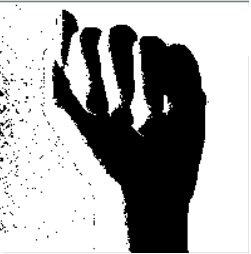
#> input picture ASL/signs/a.jpg, 251 x 254 px, found by its file name; its folder holds only this picture in this run
$ jupyter execute --allow-errors Test4.ipynb   (shell and % lines are left out)   (older library calls are emulated)
#> lines starting #> are read from the running program, lines starting #| are printed output that depends on the picture; after the words box and inside, x2 and y2 are one past the last pixel; in counts of white or black regions, pixels touching at a corner belong together
[cell 1]
import pickle as cPickle
import gzip

import numpy as np
%pylab inline
import matplotlib.pyplot as pl

from PIL import Image
import PIL.ImageOps

[cell 2]
dirPath = 'ASL/signs/'
import os
signs = ''
trainingX = []
trainingY = []
training = []
for f in os.listdir(dirPath):
    fname = dirPath+f
    base=os.path.basename(fname)
    sign = os.path.splitext(base)[0]

    im = Image.open(fname)
#> im is the input picture: PIL image 251x254 RGB; mean R, G, B 169.5, 169.5, 169.6
    im = PIL.ImageOps.invert(im)
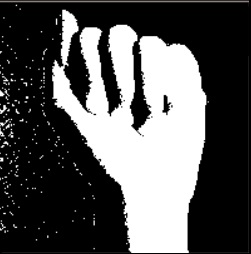
#> im: PIL image 251x254 RGB; mean R, G, B 85.5, 85.5, 85.4
    im = im.convert('1')
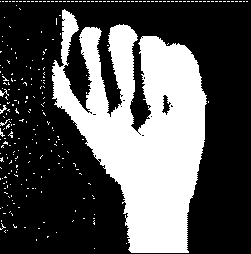
#> im: PIL image 251x254 1; 33.4% white; 260 white regions (257 under 20 px), largest, box (x1, y1, x2, y2) and area: (52, 9, 207, 253) 20513, (0, 89, 9, 97) 28, (0, 105, 7, 114) 25
    im = im.crop((0, 0, 250, 250))
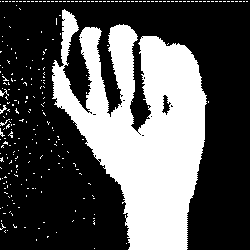
#> im: PIL image 250x250 1; 33.8% white; 260 white regions (257 under 20 px), largest, box (x1, y1, x2, y2) and area: (52, 9, 207, 250) 20337, (0, 89, 9, 97) 28, (0, 105, 7, 114) 25
#    im = im.resize((100,100),Image.ANTIALIAS)
    (width, height) = im.size
#> width = 250; height = 250
    # print(im.size)
    imgB = np.asarray(im).reshape(-1)
    #imgB
    #pl.imshow(imgB,cmap='Greys')
    trainingX.append(imgB)
    trainingY.append(sign)
#     training.append((np.array(sign),np.array(imgB)))
    signs += sign
    pass
signs = sorted(signs)
# print(signs)
# print(len(signs))
#> (the rest of this cell did not finish here and is left out)

#> (a cell that did not finish here is left out)

[cell 4]
# [12 lines left out: function load_data, not called in this run]

[cell 5]
# [4 lines left out: function vectorized_result, not called in this run]

[cell 6]
# [14 lines left out: function load_data_wrapper, not called in this run]

[cell 7]
# training, validation, test=load_data_wrapper()

[cell 8]
#trd = list(training)

[cell 9]
# [8 lines of commented-out code are left out]

[cell 10]
# [13 lines left out: function vectorized_result, not called in this run]

#> (a cell that did not finish here is left out)

[cell 12]
# [6 lines of commented-out code are left out]

[cell 13]
#testInput = np.arange(-6,6,0.01)
#plot(testInput, sigmoid(testInput), linewidth= 2)
#grid(1)

[cell 14]
#net = Neural_Network()

[cell 15]
#net.forward(X)

[cell 16]
class Neural_Network(object):
    def __init__(self):
        #Define Hyperparameters
        self.inputLayerSize = 250*250
#> self.inputLayerSize = 62500
        self.outputLayerSize = 26
        self.hiddenLayerSize = 20

        #Weights (parameters)
        self.W1 = np.random.randn(self.inputLayerSize,self.hiddenLayerSize)
        self.W2 = np.random.randn(self.hiddenLayerSize,self.outputLayerSize)
        # print (self.W1.shape,self.W2.shape)

    # [8 lines left out: function forward, not called in this run]

    def sigmoid(self, z):
        #Apply sigmoid activation function to scalar, vector, or matrix
        return 1/(1+np.exp(-z))

    def sigmoidPrime(self,z):
        #Gradient of sigmoid
        return np.exp(-z)/((1+np.exp(-z))**2)

    # [49 lines left out: functions costFunction, costFunctionPrime, getParams, setParams, not called in this run]

    def computeGradients(self, X, y):
        dJdW1, dJdW2 = self.costFunctionPrime(X, y)
        return np.concatenate((dJdW1.ravel(), dJdW2.ravel()))

[cell 17]
NN = Neural_Network()

#> (a cell that did not finish here is left out)

#> (a cell that did not finish here is left out)

#> (a cell that did not finish here is left out)

#> (a cell that did not finish here is left out)

[cell 22]
costarr=[]
#> (the rest of this cell did not finish here and is left out)

#> (a cell that did not finish here is left out)

[cell 24]
plot(costarr)
grid(1)
xlabel('Iterations')
ylabel('Cost')
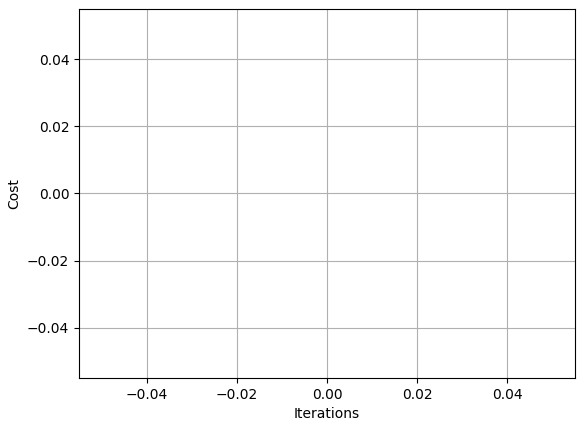
#> figure drawn by matplotlib, 1 panel

$ run again, on ASL/signs/e.jpg
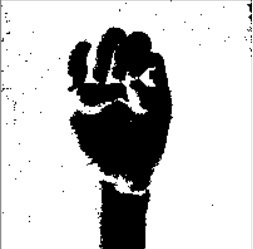
#> input picture ASL/signs/e.jpg, 253 x 249 px, found by its file name
#> im is the input picture: PIL image 253x249 RGB; min 0, max 255, mean 196.7
#> `im = im.convert('1')`:
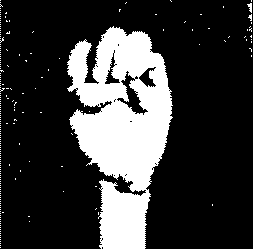
#> im: PIL image 253x249 1; 22.8% white; 195 white regions (193 under 20 px), largest, box (x1, y1, x2, y2) and area: (67, 26, 173, 249) 13987, (247, 3, 252, 13) 28
#> `im = im.crop((0, 0, 250, 250))`:
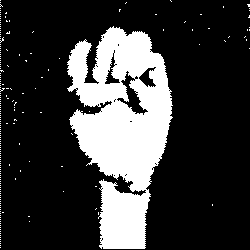
#> im: PIL image 250x250 1; 22.8% white; 191 white regions (190 under 20 px), largest, box (x1, y1, x2, y2) and area: (67, 26, 173, 249) 13987
#> self.inputLayerSize = 62500

$ run again, on ASL/signs/f.jpg
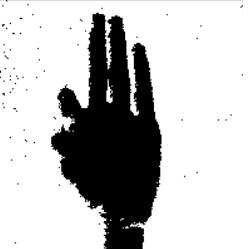
#> input picture ASL/signs/f.jpg, 251 x 249 px, found by its file name
#> im is the input picture: PIL image 251x249 RGB; min 0, max 255, mean 191.9
#> `im = im.convert('1')`:
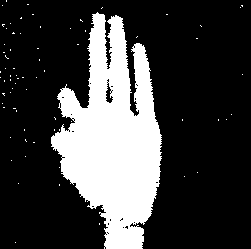
#> im: PIL image 251x249 1; 24.7% white; 72 white regions (71 under 20 px), largest, box (x1, y1, x2, y2) and area: (51, 12, 162, 249) 15278
#> `im = im.crop((0, 0, 250, 250))`:
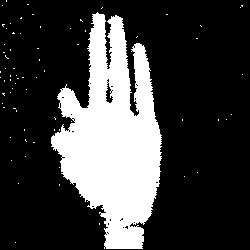
#> im: PIL image 250x250 1; 24.7% white; 72 white regions (71 under 20 px), largest, box (x1, y1, x2, y2) and area: (51, 12, 162, 249) 15278
#> self.inputLayerSize = 62500

$ run again, on ASL/signs/g.jpg
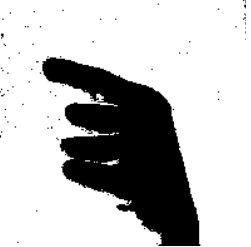
#> input picture ASL/signs/g.jpg, 251 x 247 px, found by its file name
#> im is the input picture: PIL image 251x247 RGB; min 0, max 255, mean 190.3
#> `im = im.convert('1')`:
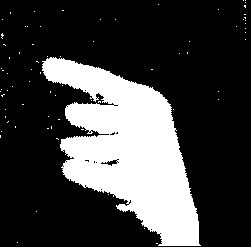
#> im: PIL image 251x247 1; 25.3% white; 75 white regions (74 under 20 px), largest, box (x1, y1, x2, y2) and area: (42, 57, 201, 246) 15581
#> `im = im.crop((0, 0, 250, 250))`:
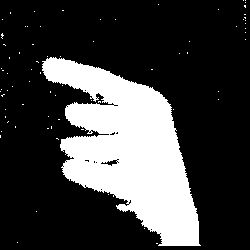
#> im: PIL image 250x250 1; 25.1% white; 75 white regions (74 under 20 px), largest, box (x1, y1, x2, y2) and area: (42, 57, 201, 246) 15581
#> self.inputLayerSize = 62500

$ run again, on ASL/signs/b.jpg
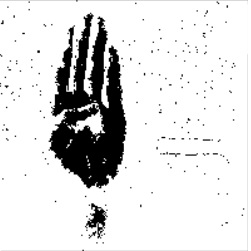
#> input picture ASL/signs/b.jpg, 251 x 251 px, found by its file name
#> im is the input picture: PIL image 251x251 RGB; min 0, max 255, mean 221
#> `im = im.crop((0, 0, 250, 250))`:
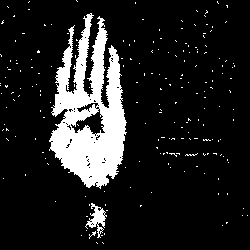
#> im: PIL image 250x250 1; 13.3% white; 203 white regions (201 under 20 px), largest, box (x1, y1, x2, y2) and area: (49, 13, 127, 189) 7534, (85, 203, 107, 238) 293
#> self.inputLayerSize = 62500
